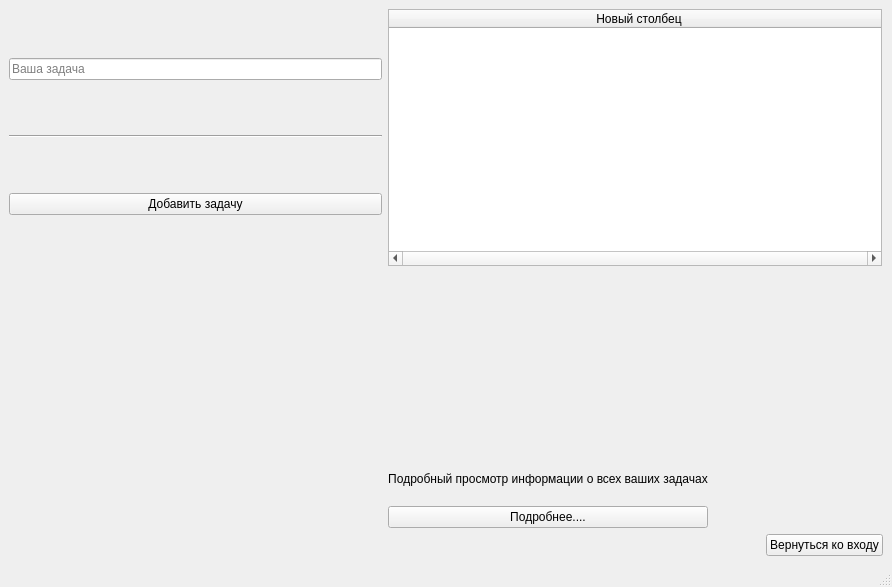
<?xml version="1.0" encoding="UTF-8"?>
<ui version="4.0">
 <class>MainWindow</class>
 <widget class="QMainWindow" name="MainWindow">
  <property name="geometry">
   <rect>
    <x>0</x>
    <y>0</y>
    <width>892</width>
    <height>587</height>
   </rect>
  </property>
  <property name="windowTitle">
   <string>MainWindow</string>
  </property>
  <widget class="QWidget" name="centralwidget">
   <layout class="QGridLayout" name="gridLayout_3">
    <item row="0" column="0">
     <layout class="QGridLayout" name="gridLayout">
      <item row="0" column="0">
       <widget class="QLineEdit" name="task_input">
        <property name="placeholderText">
         <string>Ваша задача</string>
        </property>
       </widget>
      </item>
      <item row="2" column="0">
       <widget class="QPushButton" name="add_task_btn">
        <property name="text">
         <string>Добавить задачу</string>
        </property>
       </widget>
      </item>
      <item row="1" column="0">
       <widget class="Line" name="line">
        <property name="orientation">
         <enum>Qt::Orientation::Horizontal</enum>
        </property>
       </widget>
      </item>
     </layout>
    </item>
    <item row="1" column="2">
     <spacer name="verticalSpacer_2">
      <property name="orientation">
       <enum>Qt::Orientation::Vertical</enum>
      </property>
      <property name="sizeHint" stdset="0">
       <size>
        <width>20</width>
        <height>40</height>
       </size>
      </property>
     </spacer>
    </item>
    <item row="1" column="1">
     <layout class="QGridLayout" name="gridLayout_2">
      <property name="verticalSpacing">
       <number>20</number>
      </property>
      <item row="1" column="0">
       <widget class="QLabel" name="label">
        <property name="text">
         <string>Подробный просмотр информации о всех ваших задачах</string>
        </property>
        <property name="alignment">
         <set>Qt::AlignmentFlag::AlignCenter</set>
        </property>
       </widget>
      </item>
      <item row="2" column="0">
       <widget class="QPushButton" name="show_tasks_btn">
        <property name="text">
         <string>Подробнее....</string>
        </property>
       </widget>
      </item>
      <item row="0" column="1">
       <spacer name="horizontalSpacer">
        <property name="orientation">
         <enum>Qt::Orientation::Horizontal</enum>
        </property>
        <property name="sizeHint" stdset="0">
         <size>
          <width>30</width>
          <height>20</height>
         </size>
        </property>
       </spacer>
      </item>
      <item row="0" column="0">
       <spacer name="verticalSpacer">
        <property name="orientation">
         <enum>Qt::Orientation::Vertical</enum>
        </property>
        <property name="sizeHint" stdset="0">
         <size>
          <width>20</width>
          <height>40</height>
         </size>
        </property>
       </spacer>
      </item>
     </layout>
    </item>
    <item row="2" column="2">
     <widget class="QPushButton" name="back_btn">
      <property name="text">
       <string>Вернуться ко входу</string>
      </property>
     </widget>
    </item>
    <item row="0" column="1" colspan="2">
     <widget class="QTableWidget" name="task_viewer_demo">
      <property name="maximumSize">
       <size>
        <width>494</width>
        <height>16777215</height>
       </size>
      </property>
      <property name="horizontalScrollBarPolicy">
       <enum>Qt::ScrollBarPolicy::ScrollBarAlwaysOn</enum>
      </property>
      <property name="sizeAdjustPolicy">
       <enum>QAbstractScrollArea::SizeAdjustPolicy::AdjustToContents</enum>
      </property>
      <property name="editTriggers">
       <set>QAbstractItemView::EditTrigger::EditKeyPressed</set>
      </property>
      <attribute name="horizontalHeaderDefaultSectionSize">
       <number>500</number>
      </attribute>
      <column>
       <property name="text">
        <string>Новый столбец</string>
       </property>
      </column>
     </widget>
    </item>
   </layout>
  </widget>
  <widget class="QStatusBar" name="statusbar"/>
  <widget class="QMenuBar" name="menubar">
   <property name="geometry">
    <rect>
     <x>0</x>
     <y>0</y>
     <width>892</width>
     <height>22</height>
    </rect>
   </property>
  </widget>
 </widget>
 <resources/>
 <connections/>
</ui>
